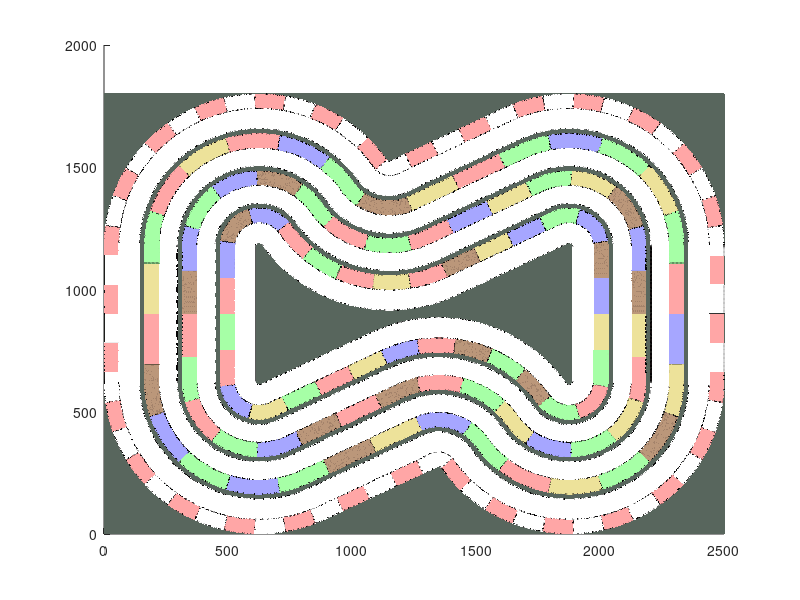

Here is the MATLAB script that generated this plot:
clear all;
close all;

load('Polygon_map')

% figure
figure('Position', [1550 100 40*35 20*35])
hold on

%% Choose colorMap
% colorMap = colorMap_Original;
colorMap = colorMap_Pastel;

%% Draw polygon
for i = 1:length(colorMap)
    bool = (colors == i-1);
    xDraw = xGrid(bool);
    yDraw = yGrid(bool);
    plot(xDraw, yDraw, 'Color', colorMap(i,:), 'Marker', '.', 'LineStyle', 'none', 'MarkerSize', 1);
end





